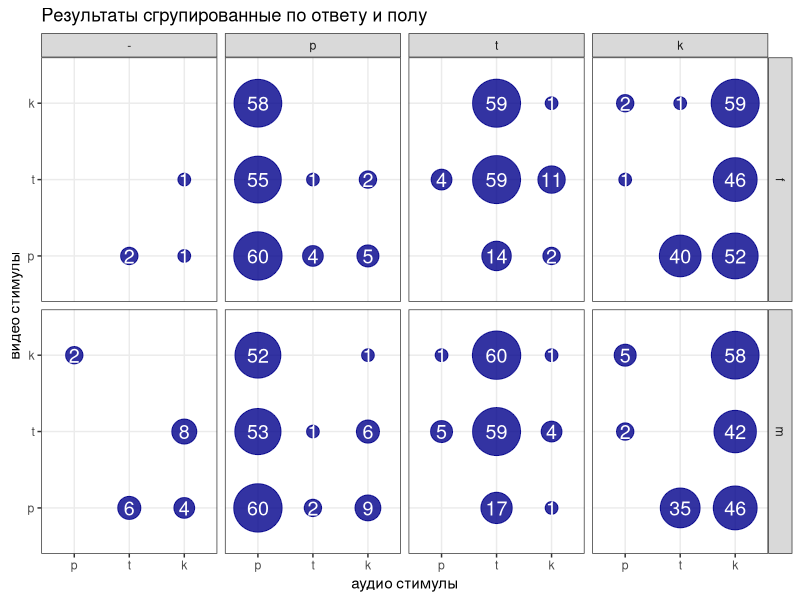
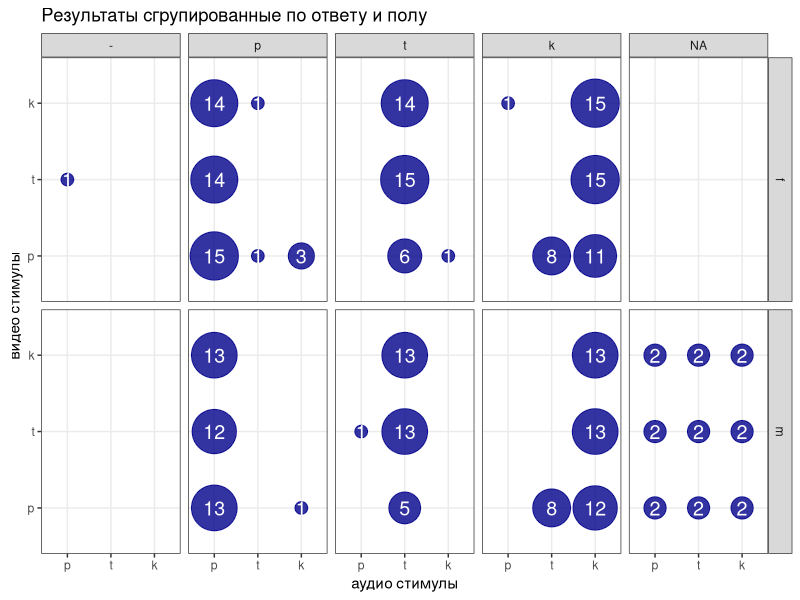

The R source for these figures, in order:
## ---- chunk 1
knitr::opts_chunk$set(message = FALSE)
## ---- chunk 2
library(tidyverse)
## ---- chunk 3
my_df <- read_csv2("../data/final results.csv")
head(my_df)
## ---- chunk 4
my_df$example.audio <- factor(my_df$example.audio, levels = c("p", "t", "k"))
my_df$example.video <- factor(my_df$example.video, levels = c("p", "t", "k"))
my_df$answer <- factor(my_df$answer, levels = c("-", "p", "t", "k"))
## ---- chunk 5
my_df %>%
  filter(v_a == "v") %>% 
  count(sex, example.audio, example.video, answer, sort = TRUE) %>% 
  ggplot(aes(example.audio, example.video, size = n))+
  geom_point(aes(size = n), alpha=0.8, color="darkblue", show.legend =FALSE) +
  geom_text(aes(label = n), color="white", size = 5) +
  scale_size(range = c(4,16)) +
  facet_grid(sex~answer)+
  theme_bw()+
  labs(x = "аудио стимулы",
       y = "видео стимулы",
       title = "Результаты сгрупированные по ответу и полу")
## ---- chunk 6
my_df %>%
  filter(v_a == "a") %>% 
  count(sex, example.audio, example.video, answer, sort = TRUE) %>% 
  ggplot(aes(example.audio, example.video, size = n))+
  geom_point(aes(size = n), alpha=0.8, color="darkblue", show.legend =FALSE) +
  geom_text(aes(label = n), color="white", size = 5) +
  scale_size(range = c(4,16)) +
  facet_grid(sex~answer)+
  theme_bw()+
  labs(x = "аудио стимулы",
       y = "видео стимулы",
       title = "Результаты сгрупированные по ответу и полу")
## ---- chunk 7
my_df %>%
  na.omit() %>% 
  count(example.audio, example.video, answer, v_a, sex) %>% 
  spread(key = sex, value = n) %>% 
  mutate(f = ifelse(is.na(f), as.integer(0), f),
         m = ifelse(is.na(m), as.integer(0), m),
         type = paste(example.audio, example.video, answer, v_a)) %>% 
  ungroup() %>% 
  select(type, f, m) ->
  my_df_sex
head(my_df_sex)
## ---- chunk 8
fisher.test(my_df_sex[, -1], simulate.p.value=TRUE,B=1e7)
## ---- chunk 9
my_df %>%
  na.omit() %>% 
  count(example.audio, example.video, answer, v_a) %>% 
  spread(key = v_a, value = n) %>% 
  mutate(v = ifelse(is.na(v), as.integer(0), v),
         a = ifelse(is.na(a), as.integer(0), a),
         type = paste(example.audio, example.video, answer)) %>% 
  ungroup() %>% 
  select(type, v, a) ->
  my_df_v_a
head(my_df_v_a)
## ---- chunk 10
fisher.test(my_df_v_a[, -1], simulate.p.value=TRUE,B=1e7)
## ---- chunk 11
my_df <- read_csv2("../data/final results.csv")
my_df %>%
  na.omit() %>% 
  count(example.audio, example.video, answer) %>% 
  filter(example.audio != example.video) %>% 
  mutate(answer = ifelse(example.audio == answer, "eq_a", answer),
         answer = ifelse(example.video == answer, "eq_v", answer)) %>% 
  filter(answer == "eq_a"|answer == "eq_v") %>% 
  spread(key = answer, value = n) ->
  my_df_equalities
head(my_df_equalities)
